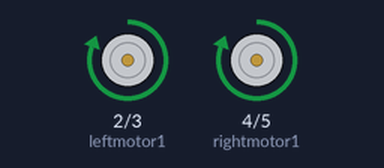
Bench run of a sketch on a simulated Arduino Uno, built with avr-gcc and run on an emulated ATmega328P. Shown: motor-driver pin pairs drawn as motors (green arrow = first pin HIGH = forward, orange = second pin HIGH = backward, longer = more drive).

Above: at 1.0 s.
At 3.0 s:
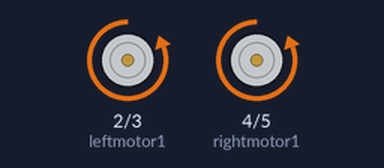
At 5.0 s:
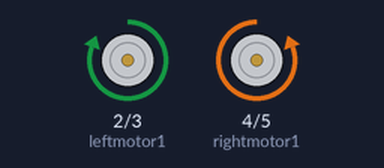
At 7.0 s:
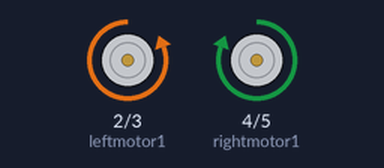
Timing chart, 0 to 10.4 s (numbered marks = the images above):
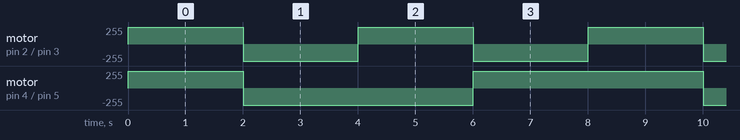

Measured:
- by itself, motor on pin 2 (leftmotor1) / pin 3 (leftmotor2): alternates forward 255/255 for 2.0 s and backward 255/255 for 2.0 s
- by itself, motor on pin 4 (rightmotor1) / pin 5 (rightmotor2): repeats every 8.0 s: backward 255/255 4.0 s, forward 255/255 4.0 s

The sketch:

motortest2.ino
```cpp
//int x = 2000;
//sheild 2 - dark brown!


//motor pins
// pin at PWM for digitalWrite
const int leftmotor1 = 2;//6 // forward pin left
const int leftmotor2 = 3;//2
const int rightmotor1 = 4;//4 // forward pin right
const int rightmotor2 = 5;//3

char incByte;
void setup()
{
 Serial.begin(9600);
 //define motor pins
 pinMode(leftmotor1,OUTPUT);
 pinMode(leftmotor2,OUTPUT);
 pinMode(rightmotor1,OUTPUT);
 pinMode(rightmotor2,OUTPUT);


}

void loop() {
/*
   if(Serial.available()>0){

    incByte = Serial.read();

  }


  Serial.println(incByte);

  //conditions from android device

 if(incByte == 'U'){  movFor();  }

 if(incByte == 'D'){   movBac();  }

 if(incByte == 'L'){    movLef(); }

 if(incByte == 'R'){   movRig();  }

 else if(incByte == 'S'){   movStop();  }


*/


   movFor();
   delay(2000);
      movBac();
   delay(2000);
      movLef();
   delay(2000);
      movRig();
   delay(2000);
 }
//function to move ,left, right ,forward, backward and stop!

void movFor(){


 digitalWrite(leftmotor1,HIGH);
 digitalWrite(leftmotor2,LOW);
 digitalWrite(rightmotor1,HIGH);
 digitalWrite(rightmotor2,LOW);

}

void movBac(){
 digitalWrite(leftmotor1,LOW);
 digitalWrite(leftmotor2,HIGH);
 digitalWrite(rightmotor1,LOW);
 digitalWrite(rightmotor2,HIGH);
}

void movLef(){
 digitalWrite(leftmotor1,HIGH);
 digitalWrite(leftmotor2,LOW);
 digitalWrite(rightmotor1,LOW);
 digitalWrite(rightmotor2,HIGH);
}

void movRig(){
 digitalWrite(leftmotor1,LOW);
 digitalWrite(leftmotor2,HIGH);
 digitalWrite(rightmotor1,HIGH);
 digitalWrite(rightmotor2,LOW);
}

void movStop(){
 digitalWrite(leftmotor1,LOW);
 digitalWrite(leftmotor2,LOW);
 digitalWrite(rightmotor1,LOW);
 digitalWrite(rightmotor2,LOW);
}
```
